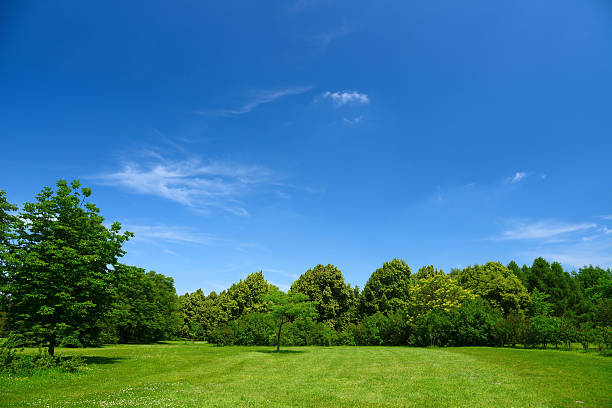
#> input picture lol.jpg, 612 x 408 px
$ python decoupage_avec_bruit.py
#> lines starting #> are read from the running program, lines starting #| are printed output that depends on the picture
from PIL import Image
import numpy as np
import matplotlib.pyplot as plt
import matplotlib
matplotlib.use('TkAgg')
from scipy.interpolate import make_interp_spline

# Load the image and convert it to grayscale
im = Image.open("lol.jpg").convert('L')
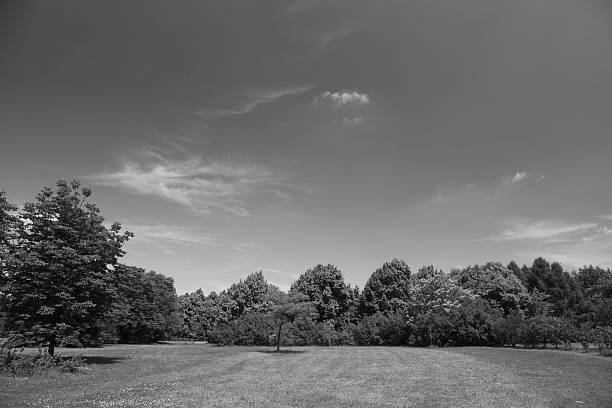
#> im: PIL image 612x408 L; min 0, max 253, mean 106.7
pix = np.array(im)

# Choose the column to analyze
col_index = int(np.median(np.arange(pix.shape[1])))
#> col_index = 305

# Initialize arrays to store the results
max_slope_indices = np.zeros(pix.shape[1])
#> max_slope_indices = 612 values from 0 to 0
trusts = np.zeros(pix.shape[1])
#> trusts = 612 values from 0 to 0

# Loop over every column
for i in range(pix.shape[1]):
    col = pix[:, i]

    # Calculate the standard deviation of the pixels surrounding each pixel in the column
    std = np.zeros(col.shape)
    for j in range(col.shape[0]):
        if j == 0:
            std[j] = np.std(col[j:j+2])
        elif j == col.shape[0]-1:
            std[j] = np.std(col[j-1:j+1])
        else:
            std[j] = np.std(col[j-1:j+2])

    # Calculate the slope of the standard deviation values
    slope = np.abs(np.diff(std))

    # Find the index with the highest slope
    max_slope_index = np.argmax(slope)

    # Calculate the trust coefficient
    trust = 1 - (max_slope_index - len(slope)/2) / (len(slope)/2)

    # Store the results for this column
    max_slope_indices[i] = max_slope_index
    trusts[i] = trust
#> after the loop, max_slope_indices = 612 values, max 406 at index 135, min 195 at index 83, mean 300.8; trusts = 612 values, max 1.04 at index 83, min 0.00491 at index 135, mean 0.522

# Find the y values with the highest slopes for each column
max_slope_y = np.zeros(pix.shape[1])
#> max_slope_y = 612 values from 0 to 0
for i in range(pix.shape[1]):
    if max_slope_indices[i] == 0:
        max_slope_y[i] = 0
    elif max_slope_indices[i] == pix.shape[0]-1:
        max_slope_y[i] = pix.shape[0]-1
    else:
        max_slope_y[i] = np.argmax(np.abs(np.diff(std[int(max_slope_indices[i])-1:int(max_slope_indices[i])+2]))) + int(max_slope_indices[i]) - 1
#> after the loop, max_slope_y = 612 values, max 405 at index 135, min 194 at index 83, mean 300.2


# Add small random values to duplicate values
unique_max_slope_y, unique_indices = np.unique(max_slope_y, return_index=True)
#> unique_max_slope_y = 105 values from 194 to 405; unique_indices = 105 values, max 607 at index 92, min 0 at index 81, mean 138.8
duplicates = np.setdiff1d(np.arange(len(max_slope_y)), unique_indices)
#> duplicates = 507 values from 5 to 611
for idx in duplicates:
    max_slope_y[idx] += np.random.uniform(-0.1, 0.1)
#> this loop made 507 passes
#> idx on passes 1 to 3: 5, 7, 10

# Sort the indices by the x values
sorted_indices = np.argsort(max_slope_y)
#> sorted_indices = 612 values, max 611 at index 435, min 0 at index 445, mean 305.5

# Create a spline interpolation of the sorted indices
spline = make_interp_spline(max_slope_y[sorted_indices], np.arange(pix.shape[1])[sorted_indices], k=3)

# Evaluate the spline on a finer grid
x = np.linspace(0, pix.shape[1], num=pix.shape[1]*10)
#> x = 6120 values from 0 to 612
y = spline(x)
#> y = 6120 values, max 70806.6 at index 3144, min -6.63e+11 at index 6119, mean -5.62e+10

# Plot the best fit line
plt.plot(x, y, color='r')

# Calculate the horizontal line based on the dots and their trust coefficient
mean_slope_y = np.mean(max_slope_y)
#> mean_slope_y = 300.2
mean_trust = np.mean(trusts)
#> mean_trust = 0.522
y_horiz = mean_slope_y + (pix.shape[0] - mean_slope_y) * mean_trust
#> y_horiz = 356.5

# Plot the horizontal line
plt.axhline(y_horiz, color='g', linestyle='--')

# Plot the results on top of the image
fig, ax = plt.subplots()
ax.imshow(pix, cmap='gray', alpha=0.5)

plt.show()
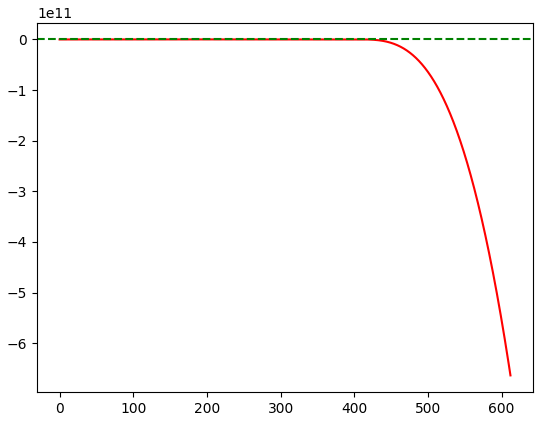
#> figure drawn by matplotlib, 1 panel; curve peaks at x = 314.5, y = 70806.6

$ run again, with imagecloudy.jpg copied over lol.jpg
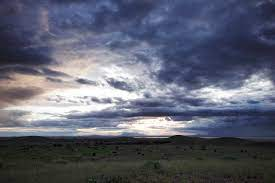
#> input picture imagecloudy.jpg, 275 x 183 px
#> `im = Image.open("lol.jpg").convert('L')`:
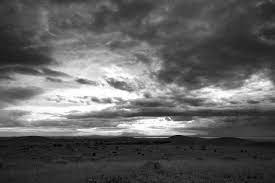
#> im: PIL image 275x183 L; min 0, max 255, mean 97.5
#> after the loop `for i in range(pix.shape[1]):`: max_slope_indices = 275 values, max 138 at index 136, min 71 at index 53, mean 116.9; trusts = 275 values, max 1.22 at index 53, min 0.484 at index 136, mean 0.716
#> after the loop `for i in range(pix.shape[1]):`: max_slope_y = 275 values, max 137 at index 1, min 71 at index 53, mean 116.2
#> unique_max_slope_y = 36 values from 71 to 137; unique_indices = 36 values, max 245 at index 2, min 0 at index 31, mean 121.8
#> duplicates = 239 values from 2 to 274
#> the loop `for idx in duplicates:` made 239 passes
#> idx on passes 1 to 3: 2, 3, 4
#> after the loop `for idx in duplicates:`: max_slope_y = 275 values, max 137.1 at index 11, min 70.93 at index 54, mean 116.2
#> sorted_indices = 275 values, max 274 at index 62, min 0 at index 143, mean 137
#> y = 2750 values, max 104243.2 at index 1362, min -1.44e+16 at index 2749, mean -1.81e+15
#> mean_slope_y = 116.2
#> mean_trust = 0.716
#> y_horiz = 164
#> `plt.show()`:
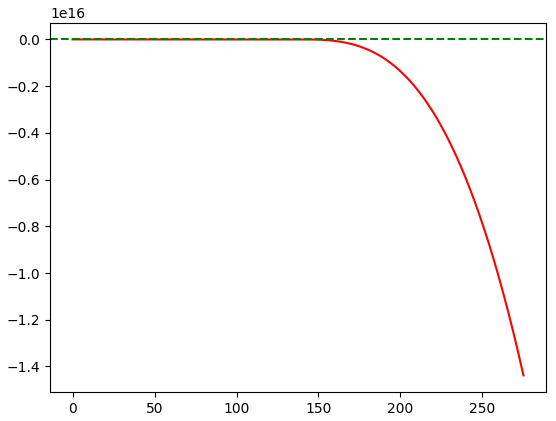
#> figure drawn by matplotlib, 1 panel; curve peaks at x = 136.2, y = 104243.2

$ run again, with static.infoclimat.net-imageserver.jpg copied over lol.jpg
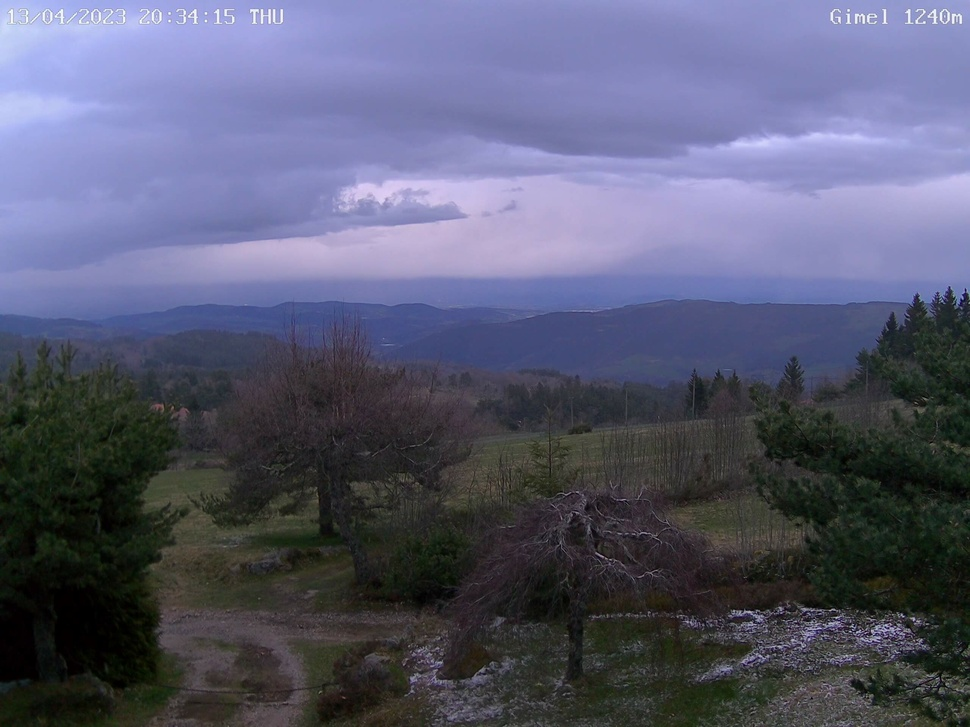
#> input picture static.infoclimat.net-imageserver.jpg, 970 x 727 px, shrunk from 2560 x 1920 before the run
#> `im = Image.open("lol.jpg").convert('L')`:
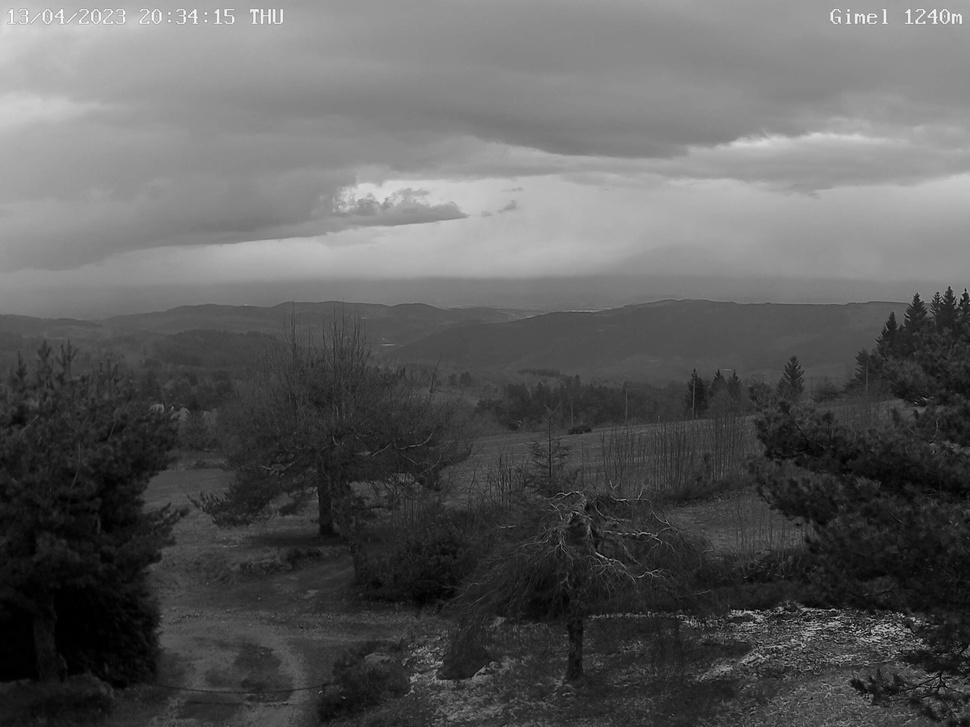
#> im: PIL image 970x727 L; min 0, max 253, mean 92.5
#> after the loop `for i in range(pix.shape[1]):`: max_slope_indices = 970 values, max 725 at index 453, min 7 at index 46, mean 422.6; trusts = 970 values, max 1.98 at index 46, min 0.00275 at index 453, mean 0.836
#> after the loop `for i in range(pix.shape[1]):`: max_slope_y = 970 values, max 725 at index 453, min 6 at index 46, mean 422.1
#> unique_max_slope_y = 204 values from 6 to 725; unique_indices = 204 values, max 964 at index 26, min 0 at index 34, mean 408.8
#> duplicates = 766 values from 1 to 969
#> the loop `for idx in duplicates:` made 766 passes
#> idx on passes 2 to 4: 3, 5, 9
#> after the loop `for idx in duplicates:`: max_slope_y = 970 values, max 725.1 at index 517, min 5.9 at index 157, mean 422.1
#> sorted_indices = 970 values, max 969 at index 330, min 0 at index 341, mean 484.5
#> y = 9700 values, max 5.22e+15 at index 9699, min -3.55e+10 at index 0, mean 3.3e+14
#> mean_slope_y = 422.1
#> mean_trust = 0.836
#> y_horiz = 676.9
#> `plt.show()`:
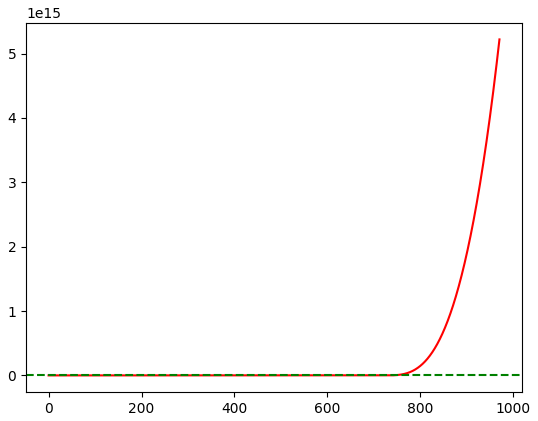
#> figure drawn by matplotlib, 1 panel; curve peaks at x = 970, y = 5.22e+15

$ run again, with test.jpg copied over lol.jpg
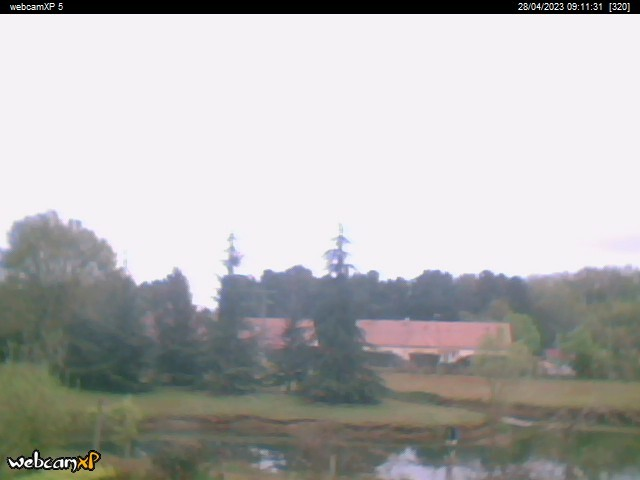
#> input picture test.jpg, 640 x 480 px
#> `im = Image.open("lol.jpg").convert('L')`:
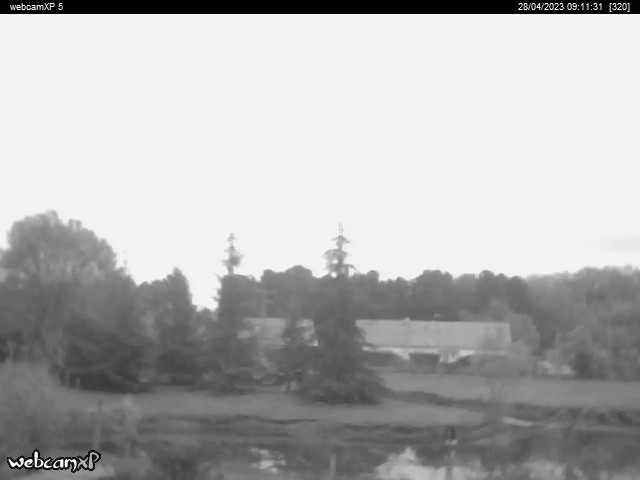
#> im: PIL image 640x480 L; min 0, max 255, mean 178.3
#> after the loop `for i in range(pix.shape[1]):`: max_slope_indices = 640 values, max 14 at index 10, min 1 at index 50, mean 11.87; trusts = 640 values, max 2 at index 50, min 1.94 at index 10, mean 1.95
#> after the loop `for i in range(pix.shape[1]):`: max_slope_y = 640 values, max 14 at index 10, min 1 at index 50, mean 11.83
#> unique_max_slope_y = [1, 3, 6, 8, 9, 12, 14]; unique_indices = [50, 23, 51, 537, 18, 0, 10]
#> duplicates = 633 values from 1 to 639
#> the loop `for idx in duplicates:` made 633 passes
#> idx on passes 10 to 12: 11, 12, 13
#> after the loop `for idx in duplicates:`: max_slope_y = 640 values, max 14.09 at index 581, min 0.912 at index 595, mean 11.83
#> sorted_indices = 640 values, max 639 at index 285, min 0 at index 319, mean 319.5
#> y = 6400 values, max 1.52e+16 at index 6399, min -135155451.2 at index 0, mean 3.73e+15
#> mean_slope_y = 11.83
#> mean_trust = 1.95
#> y_horiz = 925
#> `plt.show()`:
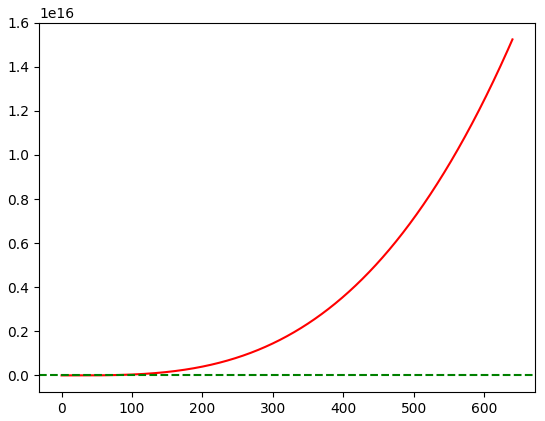
#> figure drawn by matplotlib, 1 panel; curve peaks at x = 640, y = 1.52e+16
